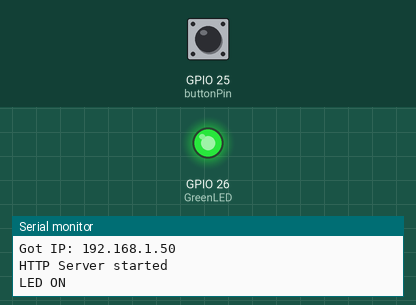
Recording of a sketch running on a simulated ESP32. On the bench: output pins drawn as LEDs (lit = HIGH), the last lines printed to the serial monitor. Inputs (shaded band) come from the test bench; at power-on: GPIO 25 (buttonPin) HIGH. WiFi joins after 1.5 s; servers stay silent unless stated.

Above: at 3.3 s.
3.4 s: GPIO 25 (buttonPin) pulled LOW for 0.15 s
At 3.49 s:
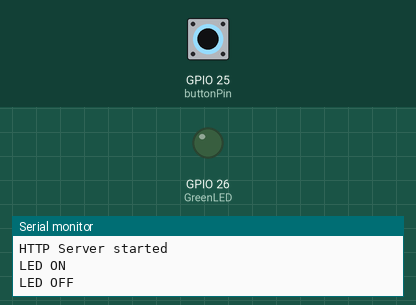
5.0 s: GPIO 25 (buttonPin) pulled LOW for 3.2 s
At 8.9 s:
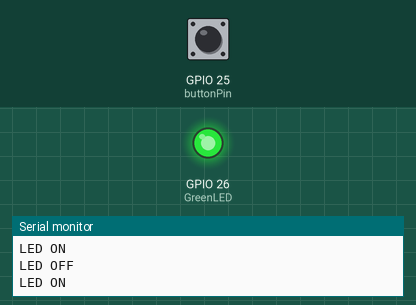
Timing chart, 0 to 10.4 s (numbered marks = the images above; inputs shaded):
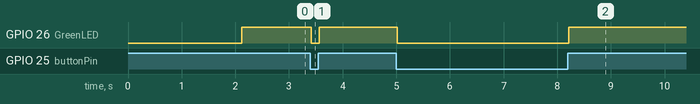

Measured:
- after the input at 3.4 s, GPIO 26 (GreenLED): HIGH → LOW at once, → HIGH 0.15 s later
- after the input at 5.0 s, GPIO 26 (GreenLED): HIGH → LOW at once, → HIGH 3.2 s later

The sketch:

esp32-internal-website.ino
```cpp
#include <WiFi.h>
#include <WebServer.h>

const char* ssid = "iPhone van Tom";
// Voor veiligheid is de password vervangen door ****
const char* password = "**********";
String titlename = "test";
String body = "<h1>Hello world!</h1>";
String HTML =
"<!DOCTYPE HTML><html><head><title>" + titlename + "</title></head><body>" + body + "</body></html>";

WebServer server(80);

const int buttonPin = 25;
const int GreenLED = 26;

bool buttonStateOne = 0;
bool buttonStateTwo = 0;
bool lastButtonState = 0;

void setup() {
   Serial.begin(9600);
   pinMode(buttonPin, INPUT);
   pinMode(GreenLED, OUTPUT);
   Serial.println("Connecting to WiFi: ");
   Serial.println(ssid);

   WiFi.begin(ssid, password);

   while(WiFi.status() != WL_CONNECTED){
      delay(1000);
      Serial.print(".");
   }
   Serial.println("");
   Serial.println("WiFi connected successfully");
   Serial.print("Got IP: ");
   Serial.println(WiFi.localIP());

   server.on("/", handle_root);

   server.begin();
   Serial.println("HTTP Server started");
   delay(100);


}

void loop() {
  server.handleClient();
  buttonStateOne = digitalRead(buttonPin);
  delay(10);
  buttonStateTwo = digitalRead(buttonPin);

  if(buttonStateOne == buttonStateTwo){
    if(buttonStateOne != lastButtonState){
      if(buttonStateOne == HIGH){
        Serial.println("LED ON");
        titlename = "Button is pressed";
        body = "<h1>Led is on</h1>";
        digitalWrite(GreenLED, HIGH);
      } else {
        digitalWrite(GreenLED, LOW);
        titlename = "Button is not pressed";
        body = "<h1>Led is off</h1>";
        Serial.println("LED OFF");
      }
    }
  }
  lastButtonState = buttonStateOne;
  HTML =
  "<!DOCTYPE HTML><html><head><title>" + titlename + "</title></head><body>" + body + "</body></html>";

  while(WiFi.status() == 6 || WiFi.status() == 1 || WiFi.status() == 5) {
    digitalWrite(GreenLED, HIGH);
    delay(750);
    digitalWrite(GreenLED, LOW);
    delay(500);
    WiFi.begin(ssid, password);
    delay(250);
    Serial.print("Trying to reconnect to: ");
    Serial.println(ssid);
  }
}

void handle_root(){
    server.send(200, "text/html", HTML);
  }
```
